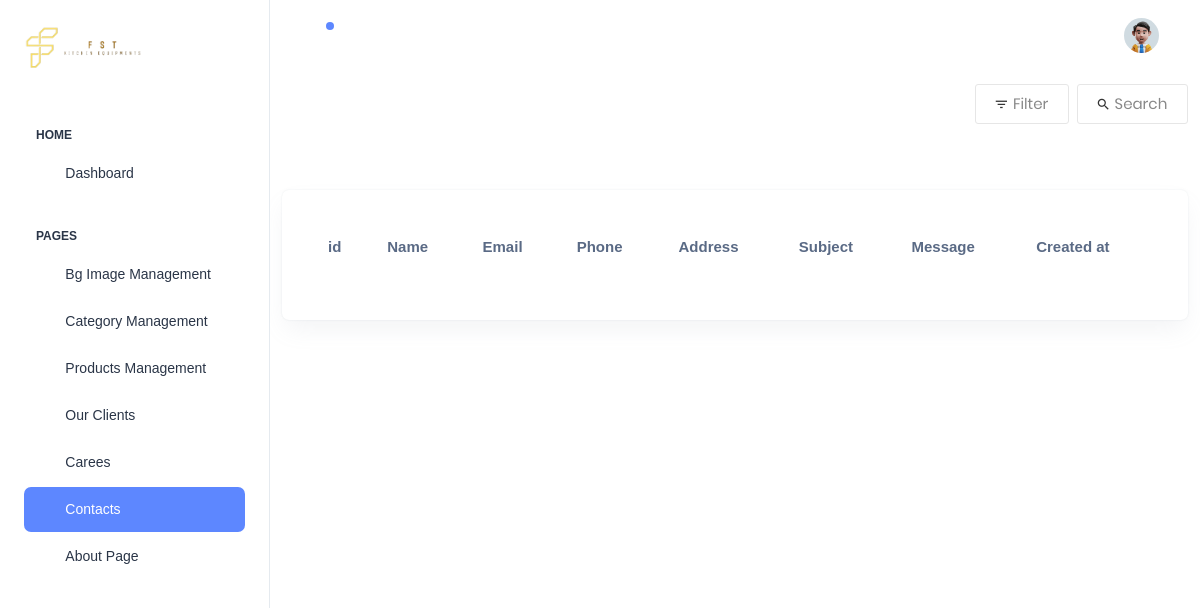
/dashboard/contacts/, run on an earlier commit of the app's database.
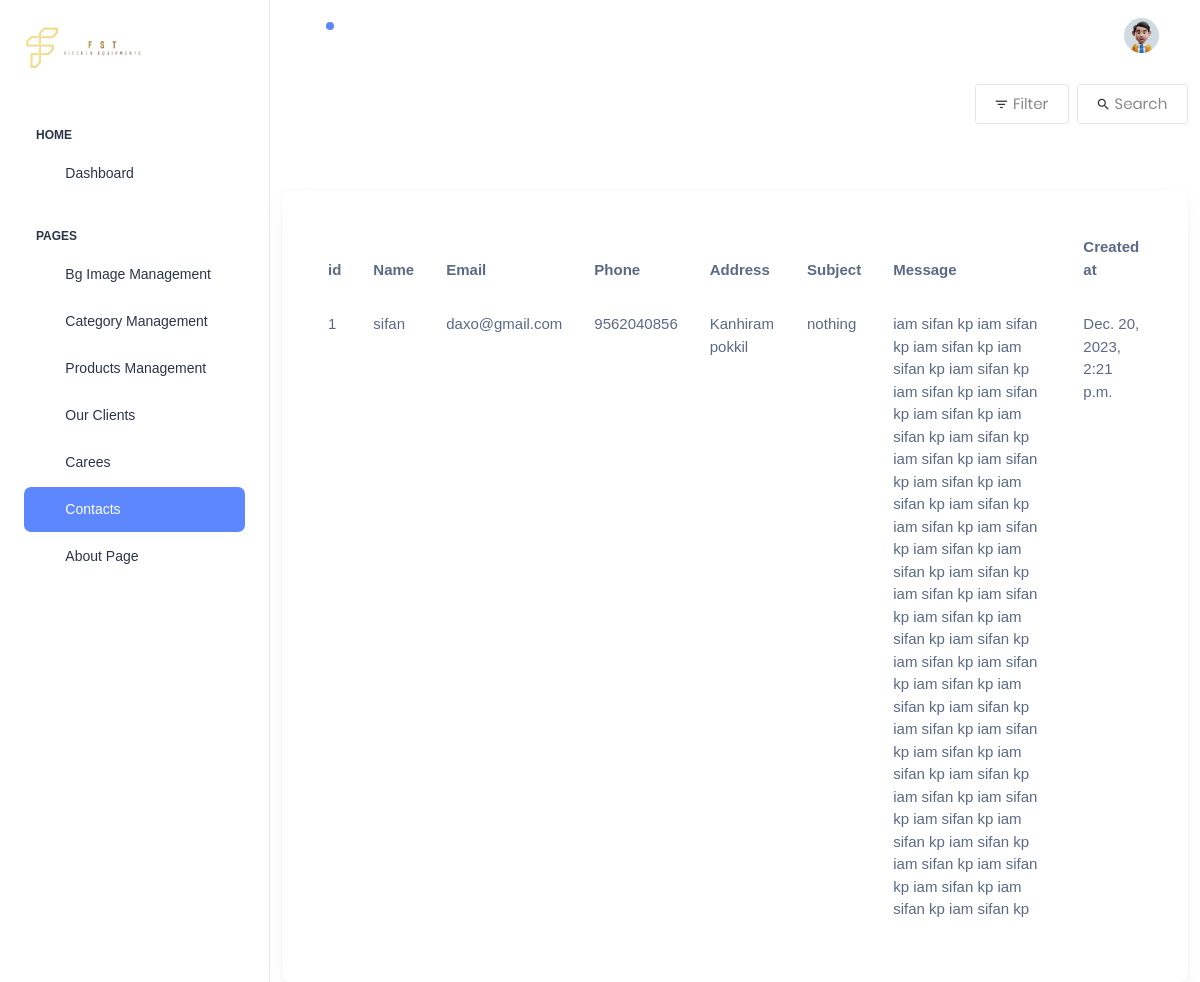
And on a later commit of the database.
### dashboard/models.py (models this page shows)
class Contacts(models.Model):
    name = models.CharField(max_length=255)
    email = models.EmailField()
    mobile_number = models.CharField(max_length=20, verbose_name="Mobile Number")
    subject = models.CharField(max_length=250)
    address = models.TextField()
    message = models.TextField()
    created_at = models.DateTimeField(auto_now_add=True)

### dashboard/views.py (the view, shortened to what this page needs)
# urls.py: path('contacts/',Contacts_dashboard.as_view(), name='Contacts_dashboard'),
class Contacts_dashboard(CustomAuthenticationForm, ListView):
    template_name = 'dashboard/contacts/contacts.html'
    form_class = ContactsFilterForm
    context_object_name = 'data_list'
    model = Contacts
    ordering = ['-created_at']
    def get(self, request, *args, **kwargs):
        return super().get(request, *args, **kwargs)

### templates/dashboard/contacts/contacts.html (shortened to what this page needs)
{% extends "dashboard/base.html" %}
{% load static %}
{% block body %}
<div class="page-wrapper" style='background-color: white;' id="main-wrapper" data-layout="vertical" data-navbarbg="skin6" data-sidebartype="full"
    data-sidebar-position="fixed" data-header-position="fixed">
    {% include "dashboard/sidebar.html" %}
    <div class="body-wrapper">
        {% include "dashboard/navbar.html" %}
        <div class="container" style="padding-top: 70px;">
            <div class="flex-w flex-sb-m p-b-52">
                <div class="flex-w flex-c-m m-tb-10">
                    <div class="flex-c-m stext-106 cl6 size-104 bor4 pointer hov-btn3 trans-04 m-r-8 m-tb-4 js-show-filter">
                        <i class="icon-filter cl2 m-r-6 fs-15 trans-04 zmdi zmdi-filter-list"></i>
                         Filter
                    </div>
                    <div class="flex-c-m stext-106 cl6 size-105 bor4 pointer hov-btn3 trans-04 m-tb-4 js-show-search">
                        <i class="icon-search cl2 m-r-6 fs-15 trans-04 zmdi zmdi-search"></i>
                        Search
                    </div>
                </div>
            </div>
            <div>
                <div class="col-12">
                    <div class="card recent-sales overflow-auto">
                        <div class="card-body">
                            <table class="table table-borderless datatable refresh" id="search-results">
                                <thead>
                                    <tr>
                                        <th scope="col">id</th>
                                        <th scope="col">Name</th>
                                        <th scope="col">Email</th>
                                        <th scope="col">Phone</th>
                                        <th scope="col">Address</th>
                                        <th scope="col">Subject</th>
                                        <th scope="col">Message</th>
                                        <th scope="col">Created at</th>
                                    </tr>
                                </thead>
                                {% for category in data_list %}
                                <tr>
                                    <td> {{category.id}} </td>
                                    <td> {{category.name}} </td>
                                    <td> {{category.email}} </td>
                                    <td> {{category.mobile_number}} </td>
                                    <td> {{category.address}} </td>
                                    <td> {{category.subject}} </td>
                                    <td> {{category.message}} </td>
                                    <td> {{category.created_at}} </td>
                                </tr>
                                {% endfor %}
                            </table>
                        </div>
                    </div>
                </div>
            </div>
        </div>
    </div>
    {% endblock %}

What changed in the data, as far as the page shows it:
added Contacts: id "1", name "sifan", email "daxo@gmail.com", mobile_number "9562040856", address "Kanhiram pokkil", subject "nothing", message "iam sifan kp iam sifan kp iam sifan kp iam sifan kp iam sifan kp iam sifan kp iam sifan kp iam sifan kp iam sifan kp iam sifan kp iam sifan kp iam sifan kp iam sifan kp iam sifan kp iam sifan kp iam sifan kp iam sifan kp iam sifan kp iam sifan kp iam sifan kp iam sifan kp iam sifan kp iam sifan kp iam sifan kp iam sifan kp iam sifan kp iam sifan kp iam sifan kp iam sifan kp iam sifan kp iam sifan kp iam sifan kp iam sifan kp iam sifan kp iam sifan kp iam sifan kp iam sifan kp iam sifan kp iam sifan kp iam sifan kp iam sifan kp iam sifan kp iam sifan kp iam sifan kp iam sifan kp", created_at "Dec. 20, 2023, 2:21 p.m."
